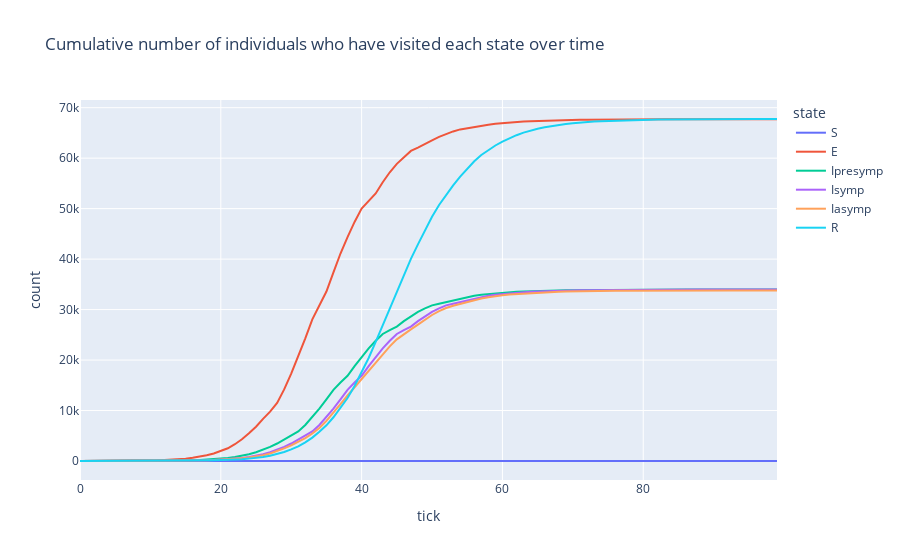

Here is the notebook cell this chart was saved with:
### Code cell
num_ticks = simulator.num_ticks(output_file)
state_tick_cum_counts = simulator.compute_state_tick_cum_counts(transitions, num_ticks)

states = state_tick_cum_counts.columns
states.remove("tick")

title = "Cumulative number of individuals who have visited each state over time"
pdf = state_tick_cum_counts.melt(id_vars="tick", value_vars=states, variable_name="state", value_name="count")
px.line(pdf, x="tick", y="count", color="state", title=title)

### Figure 1 — Plotly figure (JSON) as saved in the notebook; plotly's stock layout.template omitted (floating-point values rounded to 4 significant figures)
{"data": [{"hovertemplate": "state=S<br>tick=%{x}<br>count=%{y}<extra></extra>", "legendgroup": "S", "line": {"color": "#636efa", "dash": "solid"}, "marker": {"symbol": "circle"}, "mode": "lines", "name": "S", "orientation": "v", "showlegend": true, "type": "scatter", "x": [0, 1, 2, 3, 4, 5, 6, 7, 8, 9, 10, 11, 12, 13, 14, 15, 16, 17, 18, 19, 20, 21, 22, 23, 24, 25, 26, 27, 28, 29, 30, 31, 32, 33, 34, 35, 36, 37, 38, 39, 40, 41, 42, 43, 44, 45, 46, 47, 48, 49, 50, 51, 52, 53, 54, 55, 56, 57, 58, 59, 60, 61, 62, 63, 64, 65, 66, 67, 68, 69, 70, 71, 72, 73, 74, 75, 76, 77, 78, 79, 80, 81, 82, 83, 84, 85, 86, 87, 88, 89, 90, 91, 92, 93, 94, 95, 96, 97, 98, 99], "xaxis": "x", "y": [0, 0, 0, 0, 0, 0, 0, 0, 0, 0, 0, 0, 0, 0, 0, 0, 0, 0, 0, 0, 0, 0, 0, 0, 0, 0, 0, 0, 0, 0, 0, 0, 0, 0, 0, 0, 0, 0, 0, 0, 0, 0, 0, 0, 0, 0, 0, 0, 0, 0, 0, 0, 0, 0, 0, 0, 0, 0, 0, 0, 0, 0, 0, 0, 0, 0, 0, 0, 0, 0, 0, 0, 0, 0, 0, 0, 0, 0, 0, 0, 0, 0, 0, 0, 0, 0, 0, 0, 0, 0, 0, 0, 0, 0, 0, 0, 0, 0, 0, 0], "yaxis": "y"}, {"hovertemplate": "state=E<br>tick=%{x}<br>count=%{y}<extra></extra>", "legendgroup": "E", "line": {"color": "#EF553B", "dash": "solid"}, "marker": {"symbol": "circle"}, "mode": "lines", "name": "E", "orientation": "v", "showlegend": true, "type": "scatter", "x": [0, 1, 2, 3, 4, 5, 6, 7, 8, 9, 10, 11, 12, 13, 14, 15, 16, 17, 18, 19, 20, 21, 22, 23, 24, 25, 26, 27, 28, 29, 30, 31, 32, 33, 34, 35, 36, 37, 38, 39, 40, 41, 42, 43, 44, 45, 46, 47, 48, 49, 50, 51, 52, 53, 54, 55, 56, 57, 58, 59, 60, 61, 62, 63, 64, 65, 66, 67, 68, 69, 70, 71, 72, 73, 74, 75, 76, 77, 78, 79, 80, 81, 82, 83, 84, 85, 86, 87, 88, 89, 90, 91, 92, 93, 94, 95, 96, 97, 98, 99], "xaxis": "x", "y": [0, 0, 0, 0, 3, 7, 14, 34, 54, 75, 108, 136, 185, 247, 339, 469, 636, 836, 1124, 1487, 1939, 2526, 3329, 4304, 5483, 6789, 8356, 9781, 11507, 14188, 17312, 20689, 24309, 28073, 30928, 33567, 37362, 41111, 44371, 47364, 49999, 51565, 53006, 55224, 57200, 58871, 60236, 61426, 62086, 62721, 63521, 64209, 64779, 65293, 65695, 65967, 66164, 66409, 66630, 66832, 66966, 67104, 67185, 67242, 67305, 67364, 67430, 67483, 67511, 67542, 67563, 67585, 67599, 67621, 67634, 67649, 67657, 67665, 67674, 67686, 67691, 67694, 67696, 67700, 67702, 67702, 67705, 67708, 67708, 67709, 67709, 67709, 67709, 67709, 67709, 67709, 67709, 67709, 67709, 67709], "yaxis": "y"}, {"hovertemplate": "state=Ipresymp<br>tick=%{x}<br>count=%{y}<extra></extra>", "legendgroup": "Ipresymp", "line": {"color": "#00cc96", "dash": "solid"}, "marker": {"symbol": "circle"}, "mode": "lines", "name": "Ipresymp", "orientation": "v", "showlegend": true, "type": "scatter", "x": [0, 1, 2, 3, 4, 5, 6, 7, 8, 9, 10, 11, 12, 13, 14, 15, 16, 17, 18, 19, 20, 21, 22, 23, 24, 25, 26, 27, 28, 29, 30, 31, 32, 33, 34, 35, 36, 37, 38, 39, 40, 41, 42, 43, 44, 45, 46, 47, 48, 49, 50, 51, 52, 53, 54, 55, 56, 57, 58, 59, 60, 61, 62, 63, 64, 65, 66, 67, 68, 69, 70, 71, 72, 73, 74, 75, 76, 77, 78, 79, 80, 81, 82, 83, 84, 85, 86, 87, 88, 89, 90, 91, 92, 93, 94, 95, 96, 97, 98, 99], "xaxis": "x", "y": [0, 0, 1, 4, 7, 8, 10, 15, 21, 29, 39, 50, 58, 71, 87, 109, 138, 179, 243, 337, 438, 582, 779, 1005, 1323, 1745, 2217, 2811, 3463, 4238, 4960, 5851, 7145, 8697, 10396, 12222, 14099, 15538, 16872, 18783, 20679, 22332, 23827, 25162, 25942, 26639, 27718, 28698, 29552, 30235, 30827, 31149, 31489, 31853, 32193, 32483, 32732, 32943, 33090, 33192, 33320, 33431, 33529, 33596, 33658, 33698, 33723, 33760, 33791, 33825, 33852, 33868, 33880, 33889, 33901, 33906, 33919, 33925, 33934, 33939, 33942, 33947, 33951, 33953, 33954, 33956, 33958, 33960, 33960, 33961, 33963, 33963, 33964, 33964, 33964, 33964, 33964, 33964, 33964, 33964], "yaxis": "y"}, {"hovertemplate": "state=Isymp<br>tick=%{x}<br>count=%{y}<extra></extra>", "legendgroup": "Isymp", "line": {"color": "#ab63fa", "dash": "solid"}, "marker": {"symbol": "circle"}, "mode": "lines", "name": "Isymp", "orientation": "v", "showlegend": true, "type": "scatter", "x": [0, 1, 2, 3, 4, 5, 6, 7, 8, 9, 10, 11, 12, 13, 14, 15, 16, 17, 18, 19, 20, 21, 22, 23, 24, 25, 26, 27, 28, 29, 30, 31, 32, 33, 34, 35, 36, 37, 38, 39, 40, 41, 42, 43, 44, 45, 46, 47, 48, 49, 50, 51, 52, 53, 54, 55, 56, 57, 58, 59, 60, 61, 62, 63, 64, 65, 66, 67, 68, 69, 70, 71, 72, 73, 74, 75, 76, 77, 78, 79, 80, 81, 82, 83, 84, 85, 86, 87, 88, 89, 90, 91, 92, 93, 94, 95, 96, 97, 98, 99], "xaxis": "x", "y": [0, 0, 0, 0, 1, 4, 7, 8, 10, 15, 21, 29, 39, 50, 58, 71, 87, 109, 138, 179, 243, 337, 438, 582, 779, 1005, 1323, 1745, 2217, 2811, 3463, 4238, 4960, 5851, 7145, 8697, 10396, 12222, 14099, 15538, 16872, 18783, 20679, 22332, 23827, 25162, 25942, 26639, 27718, 28698, 29552, 30235, 30827, 31149, 31489, 31853, 32193, 32483, 32732, 32943, 33090, 33192, 33320, 33431, 33529, 33596, 33658, 33698, 33723, 33760, 33791, 33825, 33852, 33868, 33880, 33889, 33901, 33906, 33919, 33925, 33934, 33939, 33942, 33947, 33951, 33953, 33954, 33956, 33958, 33960, 33960, 33961, 33963, 33963, 33964, 33964, 33964, 33964, 33964, 33964], "yaxis": "y"}, {"hovertemplate": "state=Iasymp<br>tick=%{x}<br>count=%{y}<extra></extra>", "legendgroup": "Iasymp", "line": {"color": "#FFA15A", "dash": "solid"}, "marker": {"symbol": "circle"}, "mode": "lines", "name": "Iasymp", "orientation": "v", "showlegend": true, "type": "scatter", "x": [0, 1, 2, 3, 4, 5, 6, 7, 8, 9, 10, 11, 12, 13, 14, 15, 16, 17, 18, 19, 20, 21, 22, 23, 24, 25, 26, 27, 28, 29, 30, 31, 32, 33, 34, 35, 36, 37, 38, 39, 40, 41, 42, 43, 44, 45, 46, 47, 48, 49, 50, 51, 52, 53, 54, 55, 56, 57, 58, 59, 60, 61, 62, 63, 64, 65, 66, 67, 68, 69, 70, 71, 72, 73, 74, 75, 76, 77, 78, 79, 80, 81, 82, 83, 84, 85, 86, 87, 88, 89, 90, 91, 92, 93, 94, 95, 96, 97, 98, 99], "xaxis": "x", "y": [0, 0, 0, 0, 1, 5, 7, 10, 15, 17, 20, 23, 33, 45, 63, 82, 92, 114, 145, 194, 251, 323, 417, 533, 700, 906, 1153, 1491, 1951, 2488, 3084, 3796, 4538, 5447, 6529, 7958, 9530, 11273, 12978, 14617, 16181, 17820, 19525, 21150, 22718, 24110, 25193, 26090, 27026, 27970, 28930, 29686, 30310, 30749, 31132, 31512, 31885, 32191, 32445, 32675, 32830, 32972, 33071, 33187, 33289, 33383, 33453, 33506, 33549, 33576, 33617, 33639, 33663, 33689, 33708, 33718, 33728, 33735, 33748, 33755, 33761, 33767, 33773, 33777, 33780, 33787, 33790, 33791, 33792, 33792, 33793, 33794, 33795, 33795, 33795, 33795, 33795, 33795, 33795, 33795], "yaxis": "y"}, {"hovertemplate": "state=R<br>tick=%{x}<br>count=%{y}<extra></extra>", "legendgroup": "R", "line": {"color": "#19d3f3", "dash": "solid"}, "marker": {"symbol": "circle"}, "mode": "lines", "name": "R", "orientation": "v", "showlegend": true, "type": "scatter", "x": [0, 1, 2, 3, 4, 5, 6, 7, 8, 9, 10, 11, 12, 13, 14, 15, 16, 17, 18, 19, 20, 21, 22, 23, 24, 25, 26, 27, 28, 29, 30, 31, 32, 33, 34, 35, 36, 37, 38, 39, 40, 41, 42, 43, 44, 45, 46, 47, 48, 49, 50, 51, 52, 53, 54, 55, 56, 57, 58, 59, 60, 61, 62, 63, 64, 65, 66, 67, 68, 69, 70, 71, 72, 73, 74, 75, 76, 77, 78, 79, 80, 81, 82, 83, 84, 85, 86, 87, 88, 89, 90, 91, 92, 93, 94, 95, 96, 97, 98, 99], "xaxis": "x", "y": [0, 0, 0, 0, 0, 0, 0, 2, 4, 10, 15, 19, 26, 35, 46, 51, 64, 80, 106, 140, 178, 214, 287, 364, 471, 601, 782, 1040, 1361, 1771, 2290, 2908, 3693, 4628, 5786, 7063, 8662, 10471, 12474, 14874, 17506, 20403, 23588, 26942, 30258, 33615, 36893, 40032, 42929, 45764, 48401, 50723, 52771, 54616, 56353, 57911, 59380, 60639, 61631, 62508, 63293, 63984, 64548, 65063, 65472, 65812, 66104, 66350, 66569, 66753, 66898, 67046, 67177, 67271, 67330, 67389, 67441, 67488, 67534, 67576, 67599, 67618, 67638, 67654, 67681, 67696, 67706, 67713, 67722, 67727, 67734, 67739, 67746, 67748, 67751, 67754, 67755, 67756, 67757, 67758], "yaxis": "y"}], "layout": {"autosize": true, "legend": {"title": {"text": "state"}, "tracegroupgap": 0}, "title": {"text": "Cumulative number of individuals who have visited each state over time"}, "xaxis": {"anchor": "y", "autorange": true, "domain": [0, 1], "range": [0, 99], "title": {"text": "tick"}, "type": "linear"}, "yaxis": {"anchor": "x", "autorange": true, "domain": [0, 1], "range": [-3764.0, 71520.0], "title": {"text": "count"}, "type": "linear"}}}
